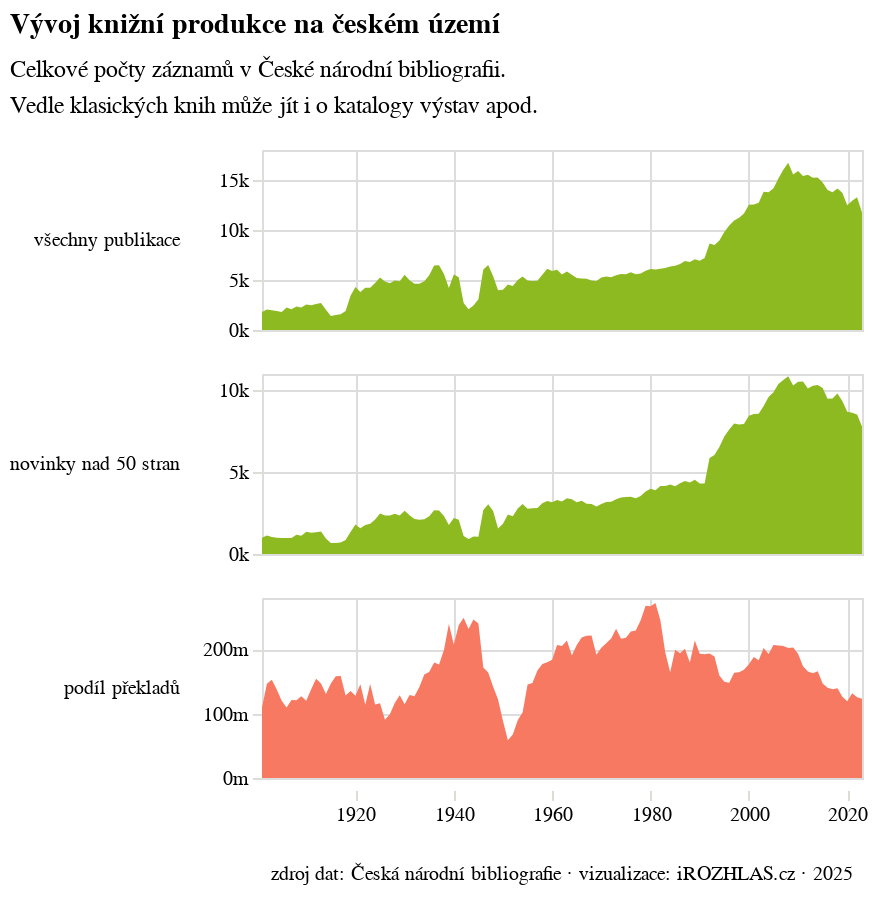

Source (notebook cell):
### Code cell
me_to_neurazi(produkce_faceted, 'produkce', "zdroj dat: Česká národní bibliografie · vizualizace: iROZHLAS.cz · 2025")

### Figure 1 — Vega-Lite specification as saved in the notebook (floating-point values rounded to 4 significant figures; data arrays with more than 128 entries replaced by an {"elided": "..."} marker saying what was removed)
{"config": {"title": {"font": "Noticia Text", "fontSize": 14, "anchor": "start", "fontWeight": "bolder", "subtitleFont": "Noticia Text", "subtitleLineHeight": 18, "subtitleFontSize": 12, "subtitleFontWeight": "normal", "subtitlePadding": 10, "dy": -12}, "axis": {"labelFont": "Asap", "titleFont": "Asap", "fontWeight": "lighter", "titleFontWeight": "lighter", "labelFontSize": 10, "titleFontSize": 10, "labelPadding": 2, "titlePadding": 10}, "legend": {"labelFont": "Asap", "labelFontWeight": "normal", "titleFont": "Asap", "titleFontWeight": "normal", "labelFontSize": 10, "titleFontSize": 10}}, "vconcat": [{"data": {"name": "data-1d9704926bed8fd1f7abae7ffde9a0b3"}, "mark": {"type": "area"}, "encoding": {"color": {"field": "variable", "legend": null, "scale": {"range": ["#8eba21", "#f77961"]}, "title": null, "type": "nominal"}, "row": {"field": "variable", "header": {"labelAlign": "left", "labelAnchor": "middle", "labelAngle": 0, "labelFont": "Asap"}, "sort": ["všechny publikace", "novinky nad 50 stran"], "spacing": 15, "title": null, "type": "nominal"}, "x": {"axis": {"domainOpacity": 0, "tickColor": "#DCDDD6"}, "field": "rok", "title": null, "type": "temporal"}, "y": {"axis": {"domainOpacity": 0, "format": "~s", "orient": "left", "tickColor": "#DCDDD6"}, "field": "value", "title": null, "type": "quantitative"}}, "height": 90, "resolve": {"scale": {"y": "independent"}}, "title": {"text": "Vývoj knižní produkce na českém území", "subtitle": ["Celkové počty záznamů v České národní bibliografii.", "Vedle klasických knih může jít i o katalogy výstav apod."]}, "width": 300}, {"data": {"name": "data-a3f8095f7e7dc7f5f7fef984c8960ef9"}, "mark": {"type": "text", "baseline": "line-bottom", "font": "Asap", "fontSize": 10}, "encoding": {"text": {"field": "text", "type": "nominal"}}, "width": 300}], "$schema": "https://vega.github.io/schema/vega-lite/v5.8.0.json", "datasets": {"data-1d9704926bed8fd1f7abae7ffde9a0b3": {"elided": "369 records"}, "data-a3f8095f7e7dc7f5f7fef984c8960ef9": [{"text": "zdroj dat: Česká národní bibliografie · vizualizace: iROZHLAS.cz · 2025"}]}}
